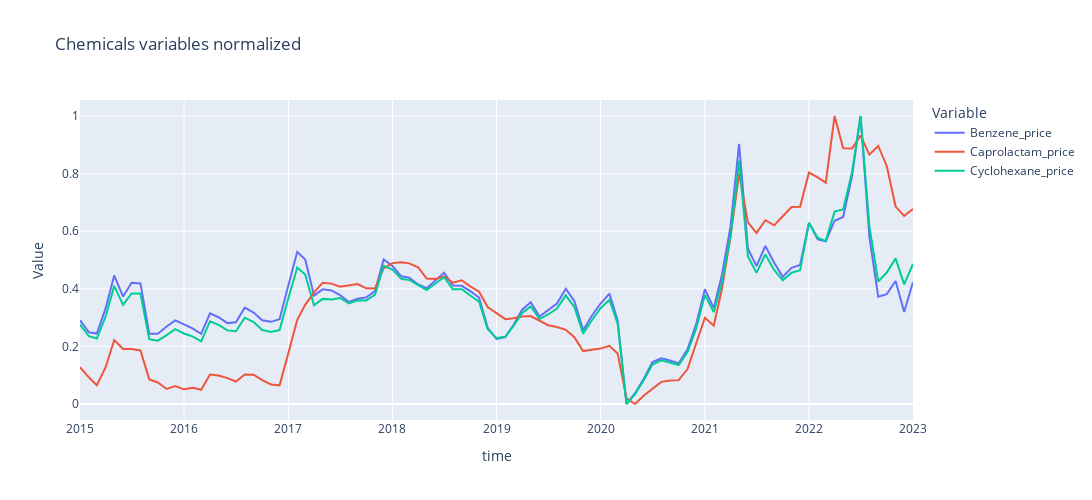

The notebook cell saved with this chart:
### Markdown cell above
**Electricity prices as well, we will average them or only consider that of one country, because the trends are the same**

### Code cell
subcols = chemicals
df_selected = df_normalized.loc[:, subcols]
df_melted = df_selected.reset_index().melt(id_vars=df_selected.index.name, var_name='Variable', value_name='Value')
fig = px.line(df_melted, x=df_selected.index.name, y='Value', color='Variable', title='Chemicals variables normalized')
fig.update_layout(width=1300, height=500)
fig.show()
